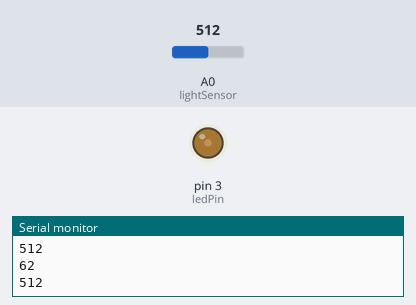
The sketch below on a simulated Arduino Uno, built with avr-gcc and run on an emulated ATmega328P. Shown: output pins drawn as LEDs (lit = HIGH), the last lines printed to the serial monitor. The test bench sets the inputs (shaded band); at power-on: A0 (lightSensor) = 512.

Above: at 1.2 s.
1.3 s: A0 (lightSensor) set to 716
At 1.8 s:
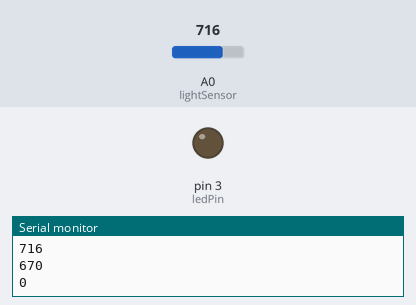
2.8 s: A0 (lightSensor) set to 688
4.3 s: A0 (lightSensor) set to 655
At 5.1 s:
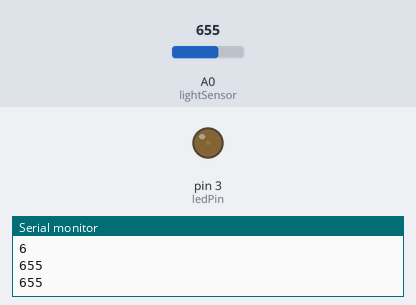
5.8 s: A0 (lightSensor) set to 306
At 6.3 s:
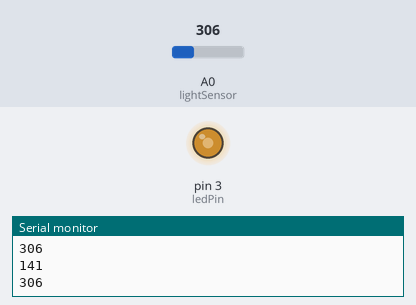
7.3 s: A0 (lightSensor) set to 122
At 8.5 s:
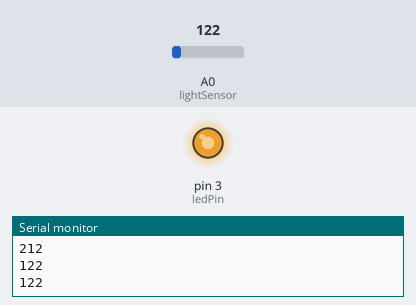
8.8 s: A0 (lightSensor) set to 511
At 9.9 s:
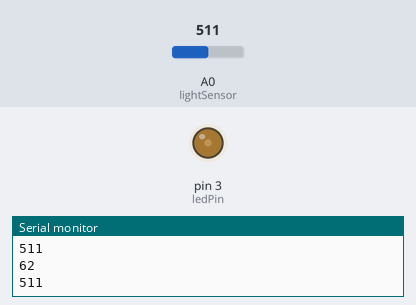
Timing chart, 0 to 11.3 s (numbered marks = the images above; inputs shaded):
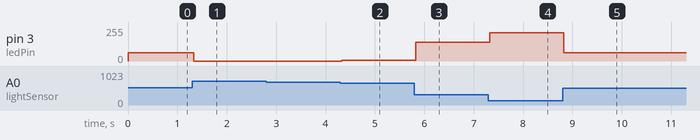

The sketch:

5.1-lyssensor-1-LED.ino
```cpp
int ledPin = 3;
int ledVal = 0;

int lightSensor = A0;
int lightVal = 0;

void setup() {
  pinMode(ledPin, OUTPUT);
  pinMode(lightSensor, INPUT);

  Serial.begin(9600);
}

void loop() {
  lightVal = analogRead(lightSensor);
  Serial.println(lightVal);

  lightVal = constrain(lightVal, 10, 670);
  Serial.println(lightVal);

  ledVal = map(lightVal, 10, 670, 255, 0);
  Serial.println(ledVal);
  Serial.println();


  analogWrite(ledPin, ledVal);
}
```

Measured:
- after the input at 1.3 s, pin 3 (ledPin): 62/255 → 0/255 at once
- after the input at 4.3 s, pin 3 (ledPin): 0/255 → 6/255 at once
- after the input at 5.8 s, pin 3 (ledPin): 6/255 → 141/255 at once
- after the input at 7.3 s, pin 3 (ledPin): 141/255 → 212/255 at once
- after the input at 8.8 s, pin 3 (ledPin): 212/255 → 62/255 at once
